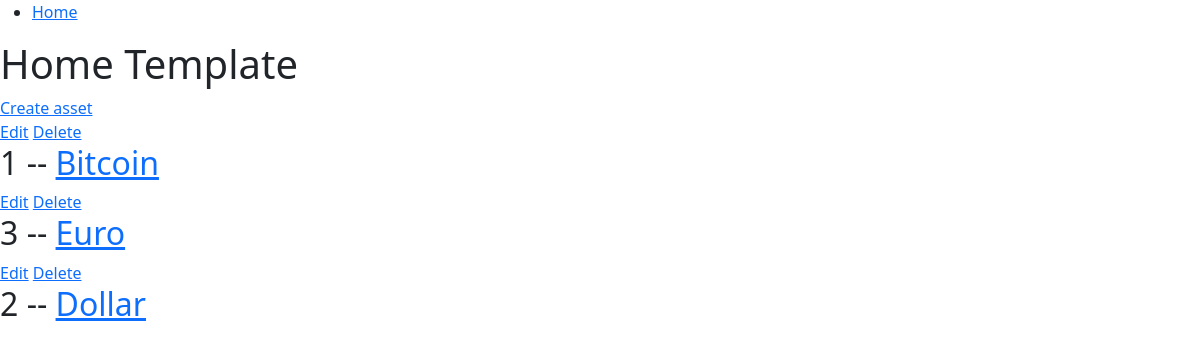
The app's page /, older data.
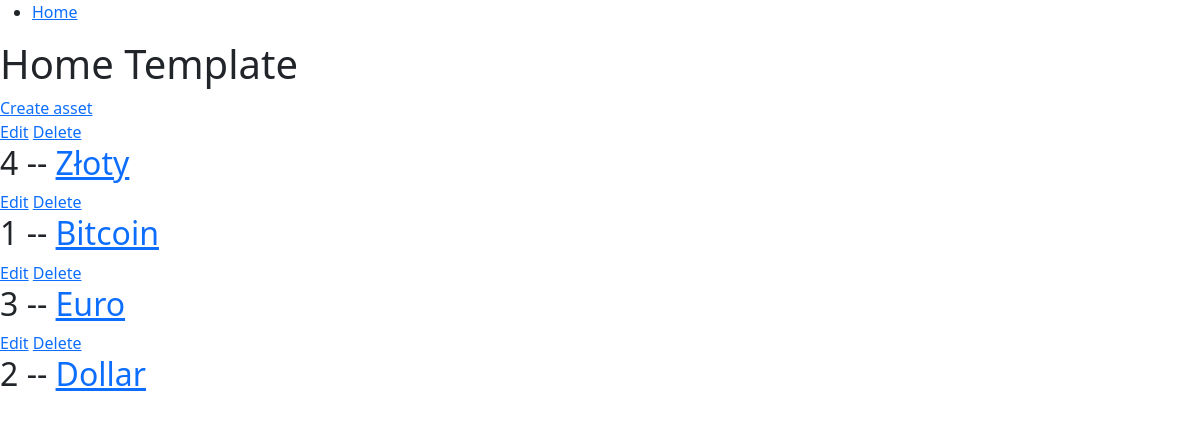
The same page, newer data.
### base/models.py (models this page shows, shortened)
class Assets(models.Model):
    name = models.TextField(max_length=30, null=False)
    shortcut = models.TextField(max_length=10, null=False)
    description = models.TextField(max_length=200, null=False)
    update = models.DateTimeField(auto_now=True)
    created = models.DateTimeField(auto_now_add=True)
    class Meta:
        ordering = ['-update', '-created']

### base/views.py (the view)
# urls.py: path('', views.home, name="home"),
def home(request):
    stocks = Assets.objects.all()
    contex = {'stocks': stocks}
    return render(request, 'base/home.html', contex)

### base/templates/base/home.html
{% extends 'main.html' %}
{% block content %}
<h1>Home Template</h1>
<a href="{% url 'create-asset' %}">Create asset</a>
<div>
    <div>
        {% for stock in stocks %}
        <a href="{% url 'update-asset' stock.id %}">Edit</a>
        <a href="{% url 'delete-asset' stock.id %}">Delete</a>
        <div>
            <h2>{{stock.id}} -- <a href="{% url 'analyzer' stock.id %}">{{stock.name}}</a></h2>
        </div>
        {% endfor %}
    </div>
</div>
{% endblock %}

Row changes from the older to the newer data that the page shows:
added Assets: id "4", name "Złoty"
